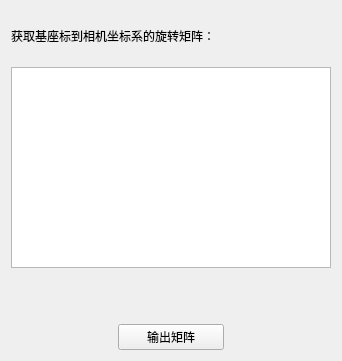
<?xml version="1.0" encoding="UTF-8"?>
<ui version="4.0">
 <class>getBase2CamControllerClass</class>
 <widget class="QMainWindow" name="getBase2CamControllerClass">
  <property name="geometry">
   <rect>
    <x>0</x>
    <y>0</y>
    <width>342</width>
    <height>361</height>
   </rect>
  </property>
  <property name="windowTitle">
   <string>getBase2CamController</string>
  </property>
  <widget class="QWidget" name="centralWidget">
   <layout class="QGridLayout" name="gridLayout">
    <item row="0" column="0">
     <layout class="QVBoxLayout" name="verticalLayout" stretch="1,4,1,1">
      <item>
       <widget class="QLabel" name="label">
        <property name="text">
         <string>获取基座标到相机坐标系的旋转矩阵：</string>
        </property>
       </widget>
      </item>
      <item>
       <widget class="QTableWidget" name="Base2Cam_tableWidget"/>
      </item>
      <item>
       <spacer name="verticalSpacer">
        <property name="orientation">
         <enum>Qt::Vertical</enum>
        </property>
        <property name="sizeHint" stdset="0">
         <size>
          <width>20</width>
          <height>40</height>
         </size>
        </property>
       </spacer>
      </item>
      <item>
       <layout class="QHBoxLayout" name="horizontalLayout" stretch="1,1,1">
        <item>
         <spacer name="horizontalSpacer">
          <property name="orientation">
           <enum>Qt::Horizontal</enum>
          </property>
          <property name="sizeHint" stdset="0">
           <size>
            <width>40</width>
            <height>20</height>
           </size>
          </property>
         </spacer>
        </item>
        <item>
         <widget class="QPushButton" name="outputBase2Cam_button">
          <property name="text">
           <string>输出矩阵</string>
          </property>
         </widget>
        </item>
        <item>
         <spacer name="horizontalSpacer_2">
          <property name="orientation">
           <enum>Qt::Horizontal</enum>
          </property>
          <property name="sizeHint" stdset="0">
           <size>
            <width>40</width>
            <height>20</height>
           </size>
          </property>
         </spacer>
        </item>
       </layout>
      </item>
     </layout>
    </item>
   </layout>
  </widget>
 </widget>
 <layoutdefault spacing="6" margin="11"/>
 <resources/>
 <connections/>
</ui>
